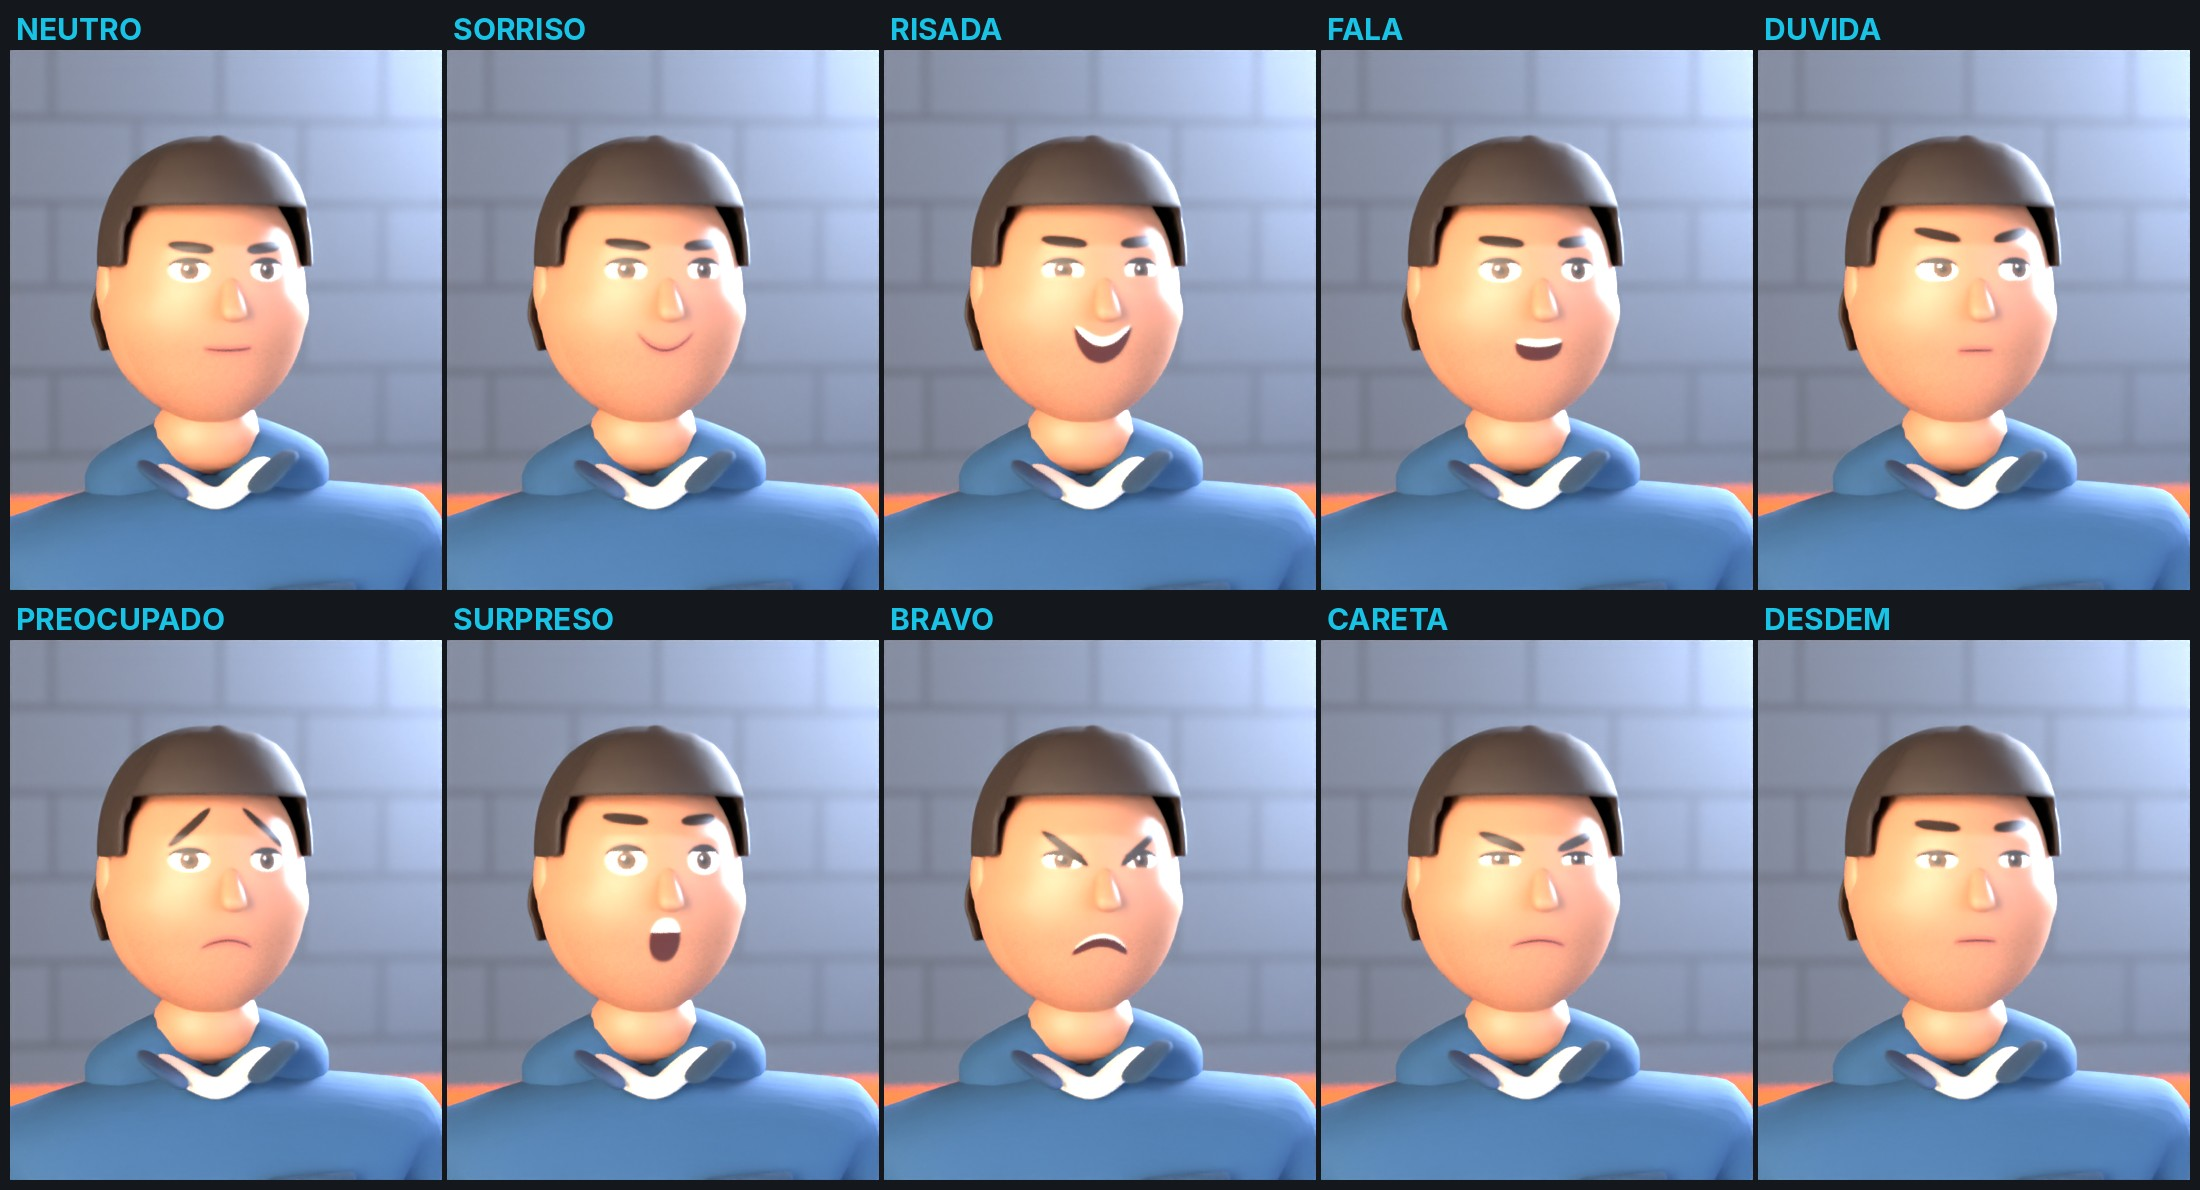

Write Python code to recreate this figure.
"""Prova de expressões do Zé (estilo adulto): prancha com 10 expressões + teste de fala sincronizada (lip sync)
com um trecho da narração do vídeo 02.

Uso:  ~/.venv-video/bin/python videos/_expressoes/expressoes.py [prancha] [fala]
"""
import sys, os, math, json, subprocess
HERE = os.path.dirname(os.path.abspath(__file__))
RAIZ = os.path.join(HERE, "..", "..")
sys.path.insert(0, os.path.join(RAIZ, "motor3d"))
import bpy
from mathutils import Vector
from PIL import Image, ImageDraw, ImageFont
import motor as mt
import boneco_adulto as ba

AMOSTRAS = int(os.environ.get("AMOSTRAS", 12))
NOMES = ["neutro", "sorriso", "risada", "fala", "duvida", "preocupado", "surpreso", "bravo", "careta", "desdem"]


def cena(roupa="mecanico", dur=1.0):
    sc = mt.setup(dur, samples=AMOSTRAS, res=(576, 1024))
    sc.view_settings.view_transform = "Standard"
    sc.view_settings.exposure = -1.0
    w = bpy.data.worlds.new("m"); sc.world = w; w.use_nodes = True
    w.node_tree.nodes["Background"].inputs["Color"].default_value = mt.lin("#2A2F36")
    w.node_tree.nodes["Background"].inputs["Strength"].default_value = 0.4
    M = {}
    ba.oficina(M, largura=8, fundo_y=1.4)
    Z = ba.ze_adulto("ze", M, pose="parado", expressao="neutro")
    for pos, e, tam, cor in (((-1.6, -1.8, 1.9), 380, 1.6, "#FFE8D0"), ((1.8, -1.6, 1.6), 200, 2.0, "#DCE6FF"),
                             ((1.2, 1.0, 2.3), 600, 1.0, "#CFE0FF")):
        d = bpy.data.lights.new("a", "AREA"); d.energy, d.size = e, tam; d.color = mt.lin(cor)[:3]
        o = mt.link(bpy.data.objects.new("a", d)); o.location = pos
        o.rotation_mode = "QUATERNION"; o.rotation_quaternion = (Vector((0, 0, 1.62)) - Vector(pos)).to_track_quat("-Z", "Y")
    cd = bpy.data.cameras.new("c"); cd.lens = 85
    cd.dof.use_dof = True; cd.dof.focus_distance = 1.35; cd.dof.aperture_fstop = 2.8
    cam = mt.link(bpy.data.objects.new("c", cd)); sc.camera = cam
    cam.location = (-0.18, -1.32, 1.66)
    cam.rotation_mode = "QUATERNION"; cam.rotation_quaternion = (Vector((0, 0, 1.6)) - cam.location).to_track_quat("-Z", "Y")
    return sc, Z


def prancha():
    sc, Z = cena()
    sc.render.resolution_x, sc.render.resolution_y = 432, 540
    ims = []
    for n in NOMES:
        alvo = dict(abre_olho=1.0, sobr_alt=0.0, sobr_inc=0.0, sorriso=0.15, aperta=0.0, boca_aberta=0.0, boca_larg=0.0,
                    boca_redonda=0.0, olhar_x=0.0, olhar_z=0.0)
        alvo.update(ba.EXPRESSOES[n])
        for k, v in alvo.items():
            Z["rosto"][k].outputs[0].default_value = v
        sc.render.filepath = os.path.join(HERE, f"_e_{n}.png")
        bpy.ops.render.render(write_still=True)
        ims.append((n, Image.open(sc.render.filepath).convert("RGB")))
    f = ImageFont.truetype("/usr/share/fonts/opentype/inter/Inter-Bold.otf", 30)
    w, h = ims[0][1].size
    out = Image.new("RGB", (w * 5 + 40, (h + 50) * 2 + 10), "#14171C")
    d = ImageDraw.Draw(out)
    for i, (n, im) in enumerate(ims):
        x, y = 10 + (i % 5) * (w + 5), 10 + (i // 5) * (h + 50)
        out.paste(im, (x, y + 40))
        d.text((x + 6, y), n.upper(), font=f, fill="#19C3E6")
    out.save(os.path.join(HERE, "expressoes.jpg"), quality=90)
    print("prancha ok")


def fala():
    PAL = json.load(open(os.path.join(RAIZ, "videos", "calibrar_pneu", "palavras.json")))
    t0, t1 = 49.45, 53.15                       # "Esse é o máximo que o pneu aguenta, não o certo pro seu carro."
    sc, Z = cena(dur=t1 - t0)
    F = lambda t: int(round(t * 24)) + 1
    loc = lambda t: t - t0
    ba.falar(Z, PAL, t0, t1, F, loc)
    ba.piscar(Z, t0, t1, F, loc)
    ba.expressao(Z, "duvida", t0, F, loc)
    ba.expressao(Z, "surpreso", 50.05, F, loc)          # "máximo"
    ba.expressao(Z, "bravo", 51.6, F, loc)              # "não o certo"
    ba.expressao(Z, "sorriso", 52.7, F, loc)            # "seu carro"
    for t, (x, y, z) in ((t0, (0, 3, 2)), (50.1, (-5, 0, -4)), (51.7, (3, -3, 4)), (52.8, (0, 4, 0))):
        ba.girar(Z["arm"], "cabeca", x, y, z)
        Z["arm"].pose.bones["cabeca"].keyframe_insert("rotation_quaternion", frame=F(loc(t)))
    pasta = os.path.join(HERE, "_quadros_fala")
    os.makedirs(pasta, exist_ok=True)
    for f in range(1, F(t1 - t0)):
        sc.frame_set(f)
        sc.render.filepath = os.path.join(pasta, f"{f:04d}.png")
        bpy.ops.render.render(write_still=True)
    wav = os.path.join(RAIZ, "videos", "calibrar_pneu", "narracao.wav")
    subprocess.run(["ffmpeg", "-v", "error", "-y", "-framerate", "24", "-i", os.path.join(pasta, "%04d.png"),
                    "-ss", str(t0), "-t", str(t1 - t0), "-i", wav, "-c:v", "libx264", "-pix_fmt", "yuv420p",
                    "-c:a", "aac", "-shortest", os.path.join(HERE, "teste_fala.mp4")], check=True)
    print("fala ok")


if __name__ == "__main__":
    a = sys.argv[1:] or ["prancha", "fala"]
    if "prancha" in a:
        prancha()
    if "fala" in a:
        fala()
